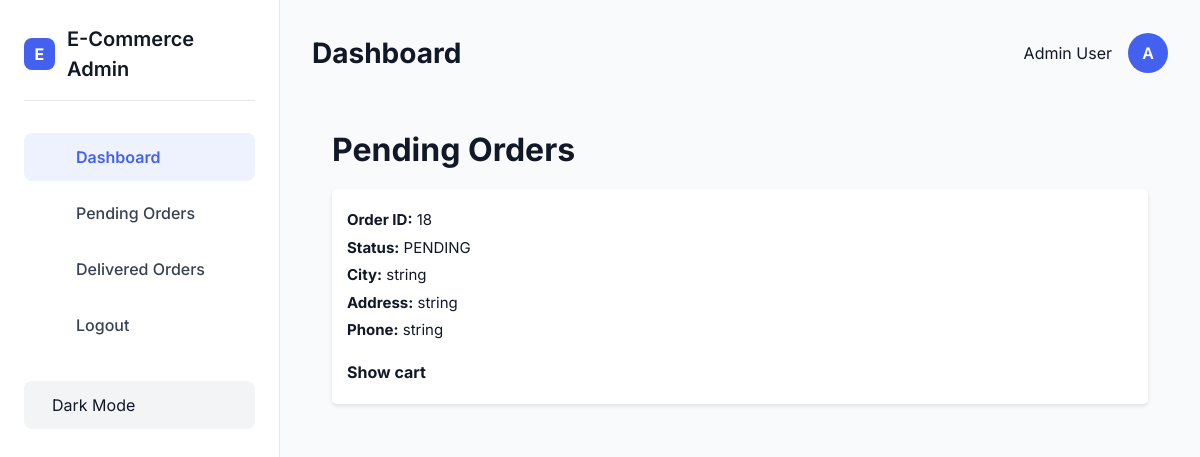
Before: /dashboard/pending-orders/ with the older database file.
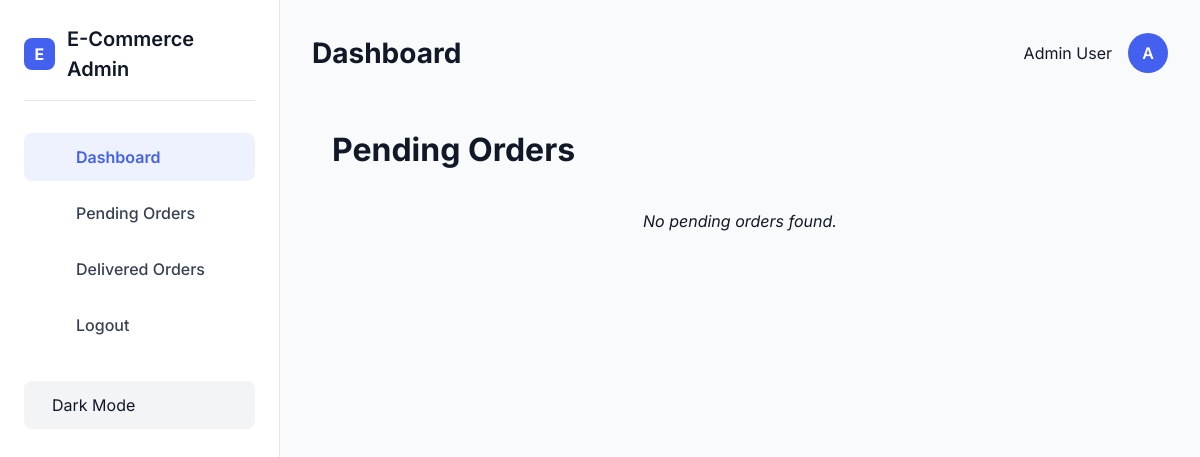
After: the same page with the newer database file.
### apps/cart/models.py (models this page shows, shortened)
class Order(BaseModel):
    user = models.ForeignKey(
        'users.User',
        on_delete=models.CASCADE,
        blank=True,
        null=True,
        related_name='orders'
    )
    cart = models.ForeignKey(
        Cart,
        on_delete=models.CASCADE,
        blank=True,
        null=True,
        related_name='order'
    )
    status = models.CharField(
        max_length=20,
        choices=OrderStatus.choices,
        default=OrderStatus.PENDING,
    )
    city = models.CharField(max_length=100)
    address = models.CharField(max_length=120)
    phone = models.CharField(max_length=120)
    total_price = models.DecimalField(max_digits=10, decimal_places=2, null=True, blank=True)
    class Meta:
        ordering = ('-id',)

### apps/cart/views.py (the view)
# urls.py: path('pending-orders/', views.get_pending_orders, name='pending_orders'),
def get_pending_orders(request):
    orders = Order.objects.filter(status='PENDING').order_by('-id')
    paginator = Paginator(orders, 3)
    page = request.GET.get('page')
    page_obj = paginator.get_page(page)
    return render(request, 'orders/pending.html', {'page_obj': page_obj})

### templates/orders/pending.html (shortened to what this page needs)
{% extends 'base.html' %}
{% block content %}
<div id="pending-orders-container">
    <h1>Pending Orders</h1>
    <div id="pending-orders">
        {% if page_obj.object_list %}
            {% for order in page_obj.object_list %}
                <div class="order-card" id="order-{{ order.id }}" data-status="{{ order.status }}">
                    <p><strong>Order ID:</strong> {{ order.id }}</p>
                    <p><strong>Status:</strong> <span class="status-text">{{ order.status }}</span></p>
                    <p><strong>City:</strong> {{ order.city }}</p>
                    <p><strong>Address:</strong> {{ order.address }}</p>
                    <p><strong>Phone:</strong> {{ order.phone }}</p>
                    <a href="/management/{{ order.id }}/details/" class="cart-link">Show cart</a>
                    {% if order.status != "Delivered" %}
                        <button onclick="changeStatus({{ order.id }})" class="status-btn" data-order-id="{{ order.id }}">Mark as Delivered</button>
                    {% endif %}
                </div>
            {% endfor %}
        {% else %}
            <p class="no-orders">No pending orders found.</p>
        {% endif %}
    </div>
</div>
{% endblock %}

Changed rows visible on the page:
no longer on this page (row edited): Order: id "18", status "PENDING", city "string", address "string", phone "string"
Other visible differences:
text now shown: "No pending orders found."
